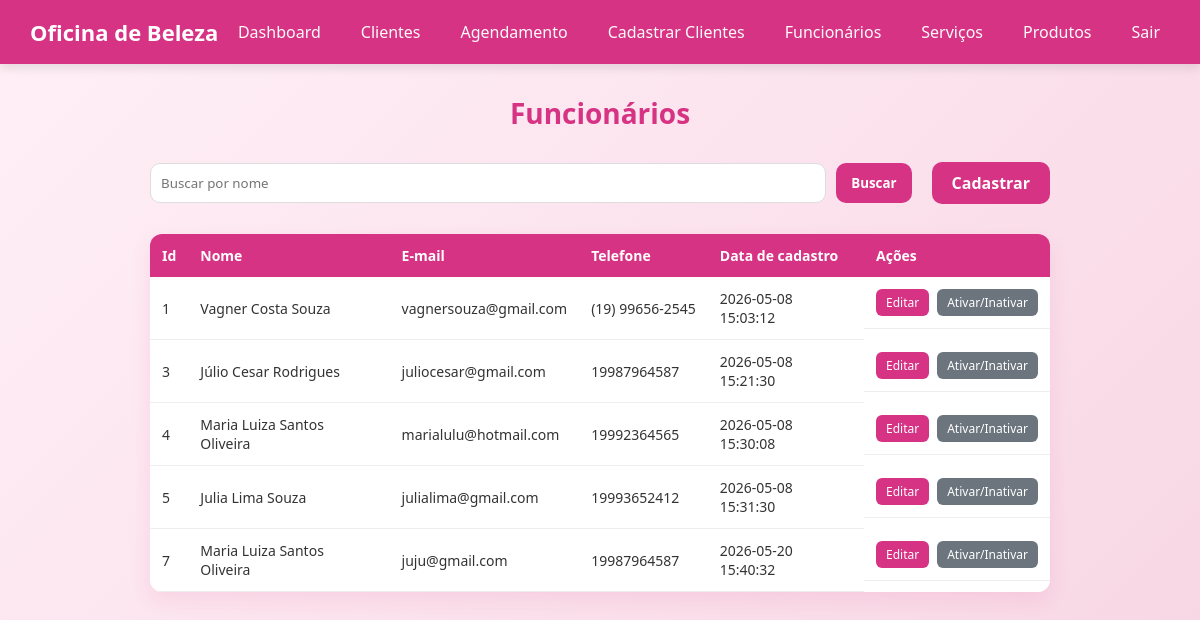
Page /funcionarios-lista.php on the earlier database version.
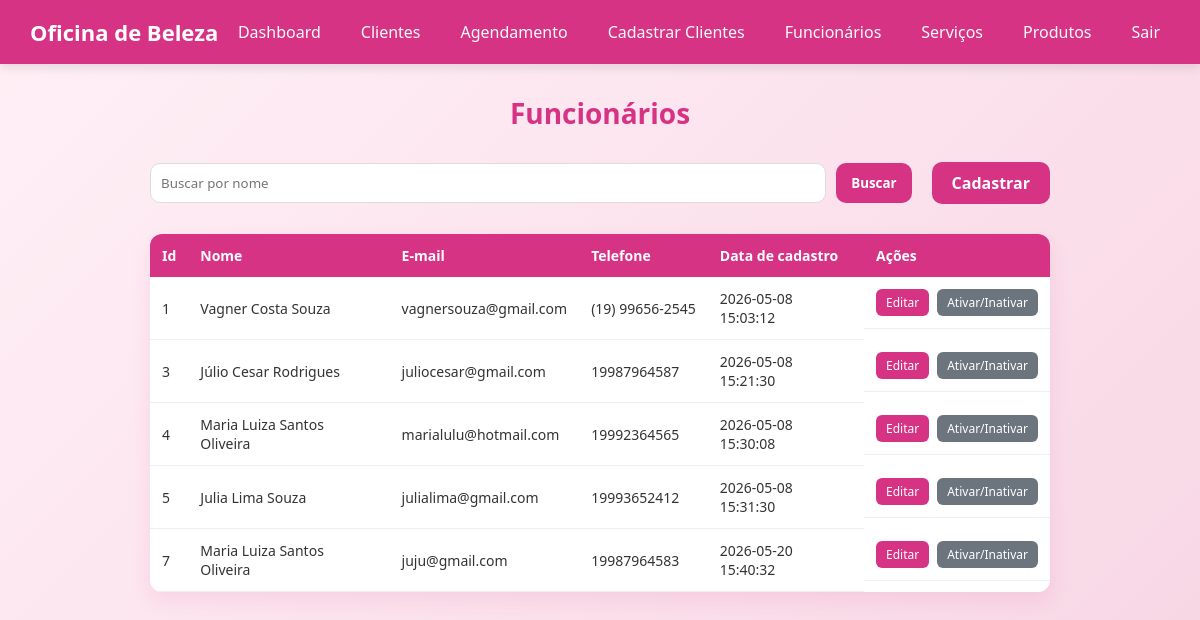
Same page on the later database version.
### tables this page shows
CREATE TABLE IF NOT EXISTS `tb_funcionario` (
  `id` int(11) NOT NULL AUTO_INCREMENT,
  `nome` varchar(200) NOT NULL,
  `email` varchar(200) NOT NULL,
  `telefone` varchar(15) NOT NULL,
  `senha` varchar(200) NOT NULL,
  `token` varchar(50) DEFAULT NULL,
  `data_cadastro` datetime NOT NULL DEFAULT current_timestamp(),
  `status` enum('ativo','inativo') NOT NULL DEFAULT 'ativo',
  PRIMARY KEY (`id`),
  UNIQUE KEY `email` (`email`)
);

### funcionarios-lista.php (the view, shortened to what this page needs)
<?php
try {
    $conexao = new PDO("mysql:host=" . SERVIDOR . ";dbname=" . BANCO . ";charset=utf8", USUARIO, SENHA);
    $conexao->setAttribute(PDO::ATTR_ERRMODE, PDO::ERRMODE_EXCEPTION);
    $sql = "SELECT * FROM tb_funcionario";
    $comando = $conexao->prepare($sql);
    $comando->execute();
    $funcionarios = $comando->fetchAll(PDO::FETCH_ASSOC);
} catch (PDOException $erro) {
    echo "Erro ao conectar no banco de dados" . $erro->getMessage();
}
?>
<!DOCTYPE html>
<html lang="pt-br">
<head>
    <link rel="stylesheet" href="assets/css/style.css" />
    <link rel="stylesheet" href="assets/css/funcionario/funcionario-lista.css">
</head>
<body>
    <?php require_once 'includes/header.php';
    ?>
    <main>
        <h1 class="titulo-pagina">Funcionários</h1>
        <div class="top-actions">
            <div class="search-box">
                <input type="text" placeholder="Buscar por nome">
                <button class="btn buscar">Buscar</button>
            </div>
            <div class="action-buttons">
                <a href="funcionarios.php" class="btn">Cadastrar</a>
            </div>
        </div>
        <div class="table-container">
            <table>
                <thead>
                    <tr>
                        <th>Id</th>
                        <th>Nome</th>
                        <th>E-mail</th>
                        <th>Telefone</th>
                        <th>Data de cadastro</th>
                        <th>Ações</th>
                    </tr>
                </thead>
                <?php
                foreach ($funcionarios as $funcionario):
                ?>
                    <tbody>
                        <tr>
                            <td><?php echo $funcionario['id']; ?></td>
                            <td><?php echo $funcionario['nome']; ?></td>
                            <td><?php echo $funcionario['email']; ?></td>
                            <td><?php echo $funcionario['telefone']; ?></td>
                            <td><?php echo $funcionario['data_cadastro']; ?></td>
                            <td class="acoes">
                                <a class="table-btn editar" href="editar-funcionarios.php?id=<?php echo $funcionario['id']; ?>">Editar</a>
                                <a href="#" class="table-btn status">Ativar/Inativar</a>
                            </td>
                        </tr>
                    </tbody>
                <?php
                endforeach;
                ?>
            </table>
        </div>
    </main>
</body>
</html>

Differences in the rows shown:
changed tb_funcionario "juju@gmail.com": telefone "19987964587" → "19987964583"
